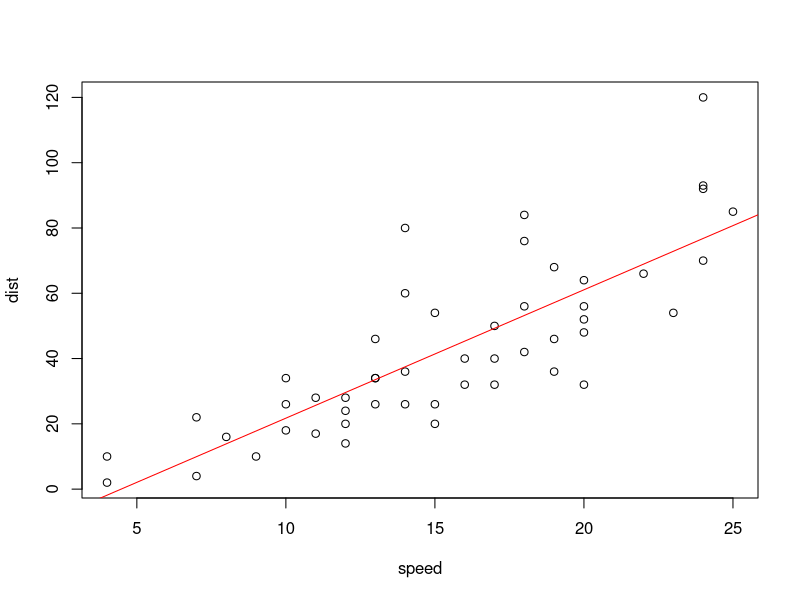

Reproduce this figure in R.
result<-lm(cars$dist~cars$speed)
summary(result)

a<-plot(cars$dist~cars$speed, xlab="speed", ylab="dist")
print(a)
aa<-abline(result, col="red")
print(aa)